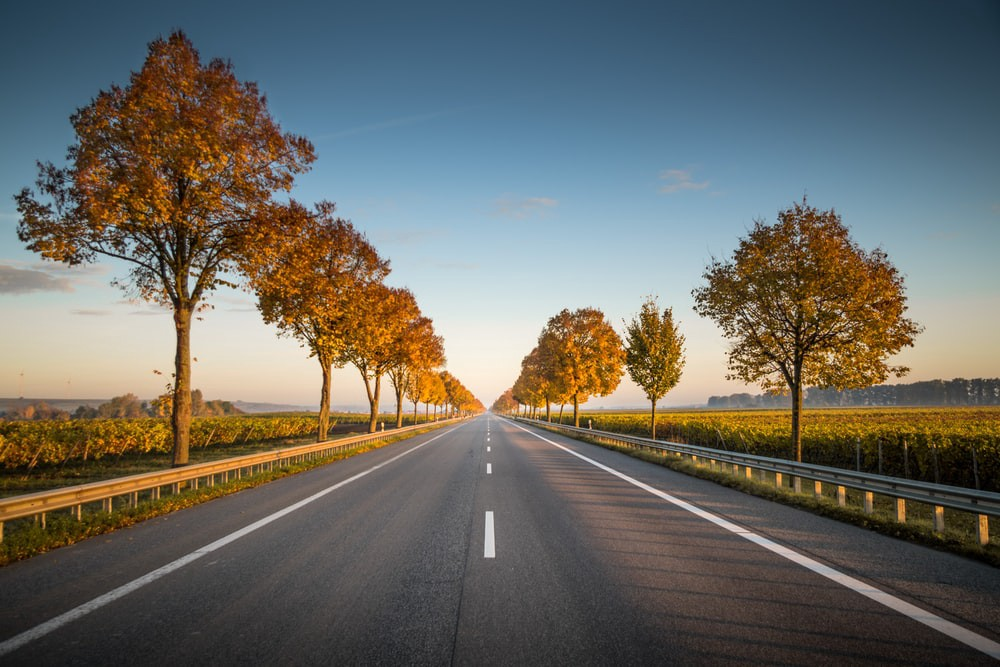
#> input picture ex1_lane.jpg, 1000 x 667 px
$ python -i some_func.py   (imports and definitions only)
#> lines starting #> are read from the running program, lines starting #| are printed output that depends on the picture; after the words box and inside, x2 and y2 are one past the last pixel; in counts of white or black regions, pixels touching at a corner belong together
import matplotlib.pyplot as plt
import matplotlib.image as mpimg
import numpy as np
import cv2
import math
def region_of_interest(img, vertices):
    mask = np.zeros_like(img)
    match_mask_color = 255
    cv2.fillPoly(mask, vertices, match_mask_color)
    masked_image = cv2.bitwise_and(img, mask)
    return masked_image
def draw_lines(img, lines, color=[255, 0, 0], thickness=3):
    line_img = np.zeros(
        (
            img.shape[0],
            img.shape[1],
            3
        ),
        dtype=np.uint8
    )
    img = np.copy(img)
    if lines is None:
        return
    for line in lines:
        for x1, y1, x2, y2 in line:
            cv2.line(line_img, (x1, y1), (x2, y2), color, thickness)
    img = cv2.addWeighted(img, 0.8, line_img, 1.0, 0.0)
    return img
def pipeline(image):
    """
    An image processing pipeline which will output
    an image with the lane lines annotated.
    """
    height = image.shape[0]
#> height = 667
    width = image.shape[1]
#> width = 1000
    region_of_interest_vertices = [
        (0, height),
        (width / 2, height / 2),
        (width, height),
    ]
#> region_of_interest_vertices = [(0, 667), (500, 333.5), (1000, 667)]
    gray_image = cv2.cvtColor(image, cv2.COLOR_RGB2GRAY)
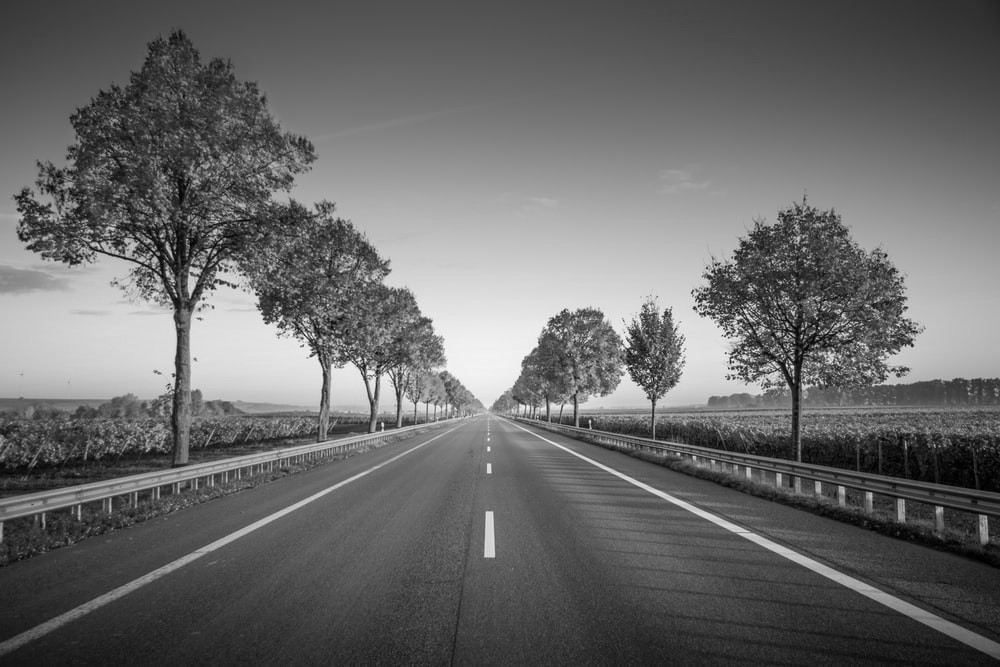
#> gray_image: shape (667, 1000); min 0, max 251, mean 105.2
    cannyed_image = cv2.Canny(gray_image, 100, 200)
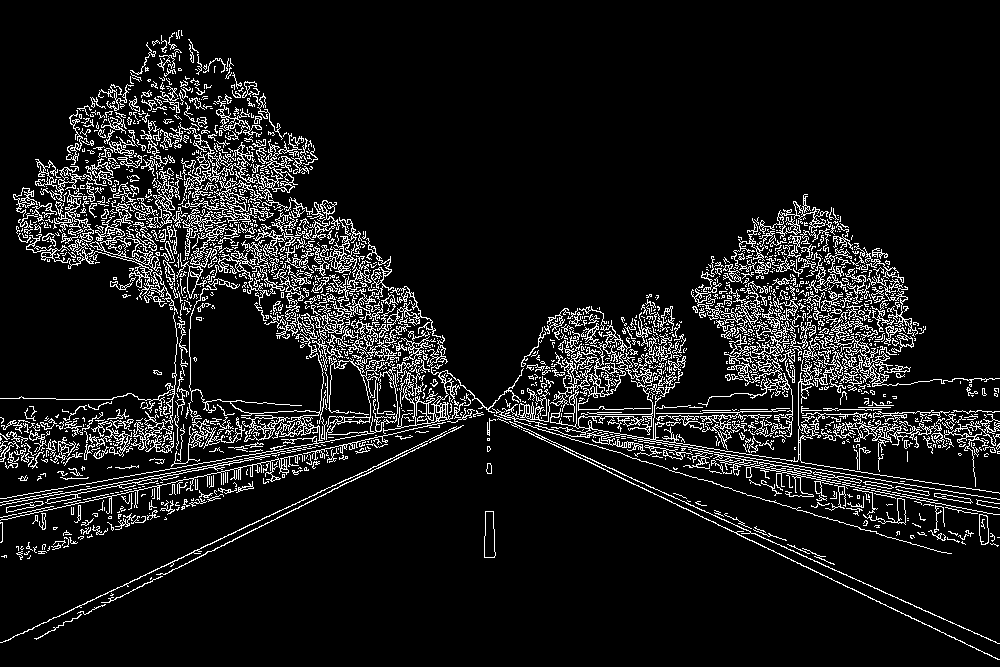
#> cannyed_image: shape (667, 1000); 9.4% white in thin lines or dots

    cropped_image = region_of_interest(
        cannyed_image,
        np.array(
            [region_of_interest_vertices],
            np.int32
        ),
    )
#> in region_of_interest, `cv2.fillPoly(mask, vertices, match_mask_color)`:
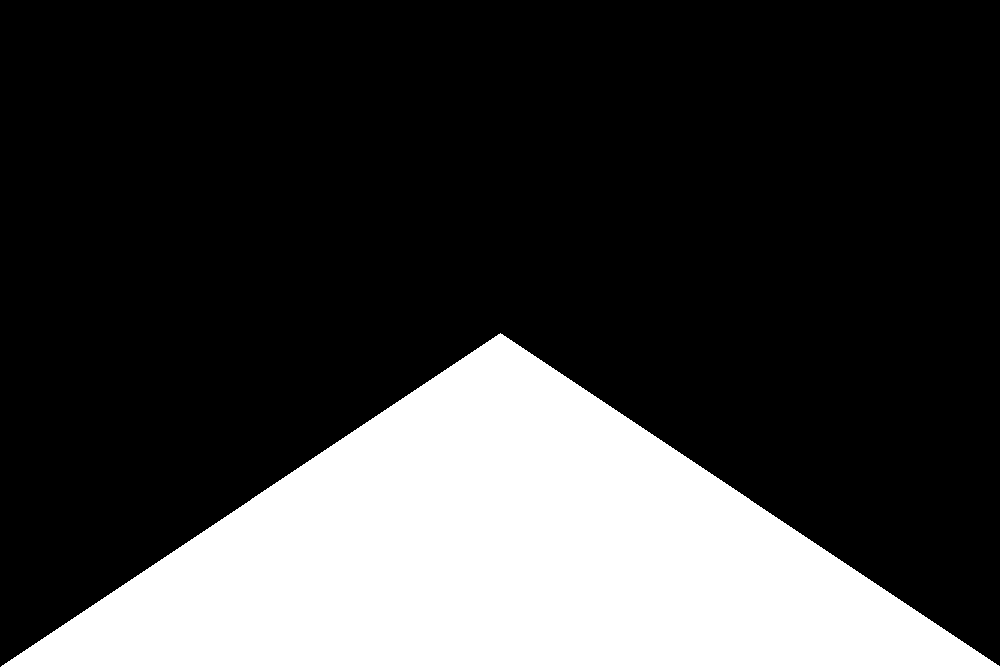
#> mask: shape (667, 1000); 25.1% white; 1 white region, box (x1, y1, x2, y2) and area: (1, 333, 1000, 667) 167166
#> in region_of_interest, `masked_image = cv2.bitwise_and(img, mask)`:
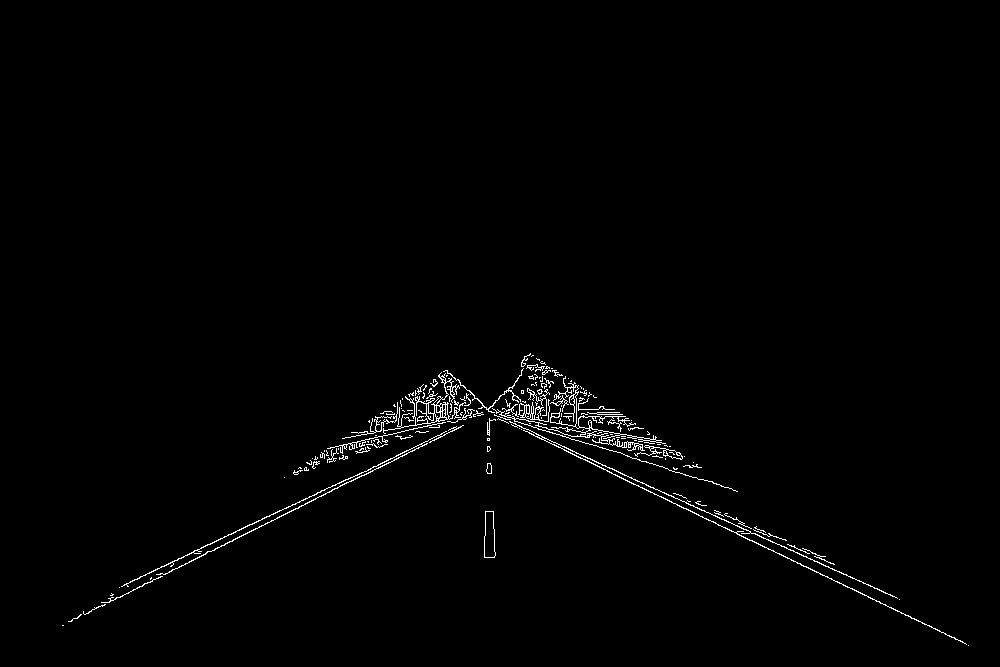
#> masked_image: shape (667, 1000); 1% white in thin lines or dots, all inside (x1, y1, x2, y2) = (62, 353, 969, 646)

    lines = cv2.HoughLinesP(
        cropped_image,
        rho=6,
        theta=np.pi / 60,
        threshold=160,
        lines=np.array([]),
        minLineLength=40,
        maxLineGap=25
    )
#> lines = 95 rows, first 6: [498, 418, 541, 438], [63, 625, 229, 541], [879, 601, 949, 636], [224, 536, 303, 500], [721, 519, 899, 599], [413, 393, 657, 444]

    left_line_x = []
    left_line_y = []
    right_line_x = []
    right_line_y = []

    for line in lines:
        for x1, y1, x2, y2 in line:
            slope = (y2 - y1) / (x2 - x1)
        if math.fabs(slope) < 0.5:
            continue
        if slope <= 0:
            left_line_x.extend([x1, x2])
            left_line_y.extend([y1, y2])
        else:
            right_line_x.extend([x1, x2])
            right_line_y.extend([y1, y2])
        min_y = int(image.shape[0] * (3 / 5))
        max_y = int(image.shape[0])
        poly_left = np.poly1d(np.polyfit(
            left_line_y,
            left_line_x,
            deg=1
        ))

        left_x_start = int(poly_left(max_y))
        left_x_end = int(poly_left(min_y))

        poly_right = np.poly1d(np.polyfit(
            right_line_y,
            right_line_x,
        deg=1
        ))

        right_x_start = int(poly_right(max_y))
        right_x_end = int(poly_right(min_y))
        line_image = draw_lines(
            image,
            [[
                [left_x_start, max_y, left_x_end, min_y],
                [right_x_start, max_y, right_x_end, min_y],
            ]],
            thickness=5,
        )
#> this loop made 2 passes
#> (line, min_y, max_y, left_x_start, left_x_end) on pass 2: ([[63, 625, 229, 541]], 400, 667, -19, 507)
#> after the loop, left_line_x = [63, 229]; left_line_y = [625, 541]; right_line_x = []; right_line_y = []
    return line_image

>>> import cv2
>>> picture = cv2.cvtColor(cv2.imread('ex1_lane.jpg'), cv2.COLOR_BGR2RGB)
#> (the run stopped early here; a loop or call above may not have finished)
